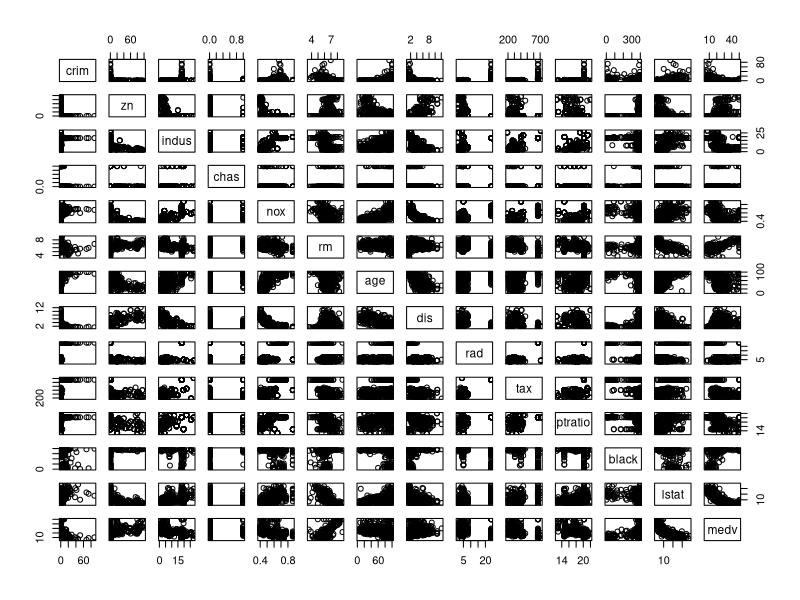
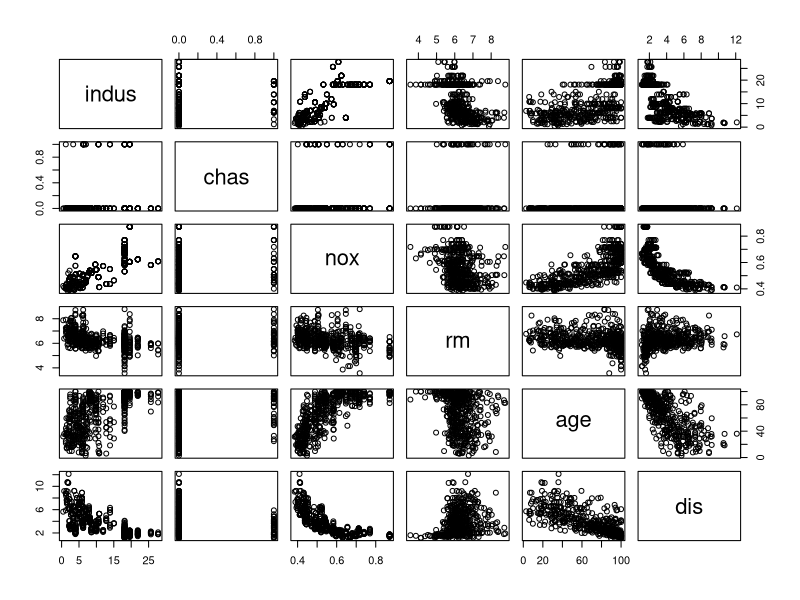
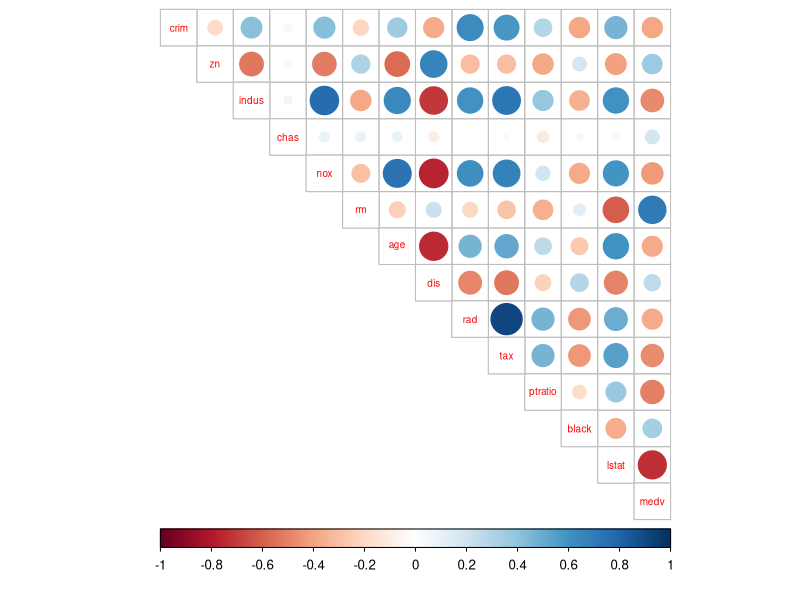
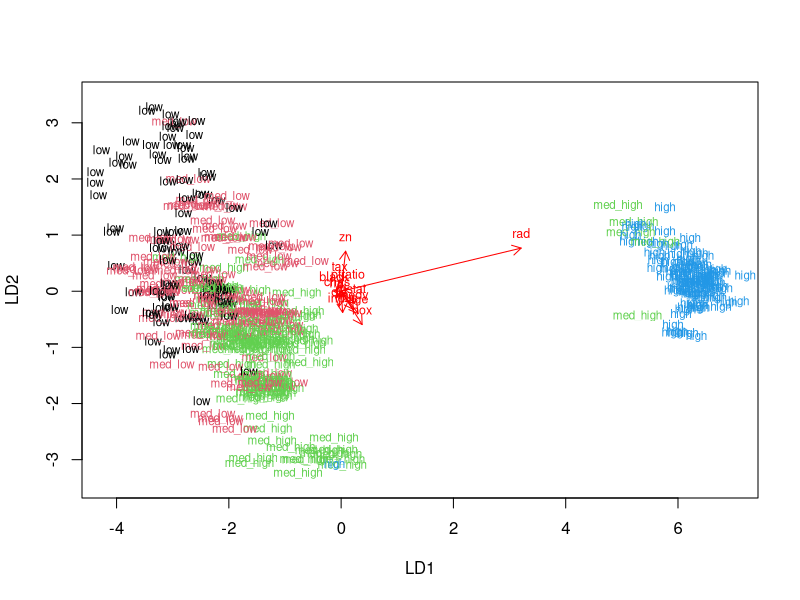
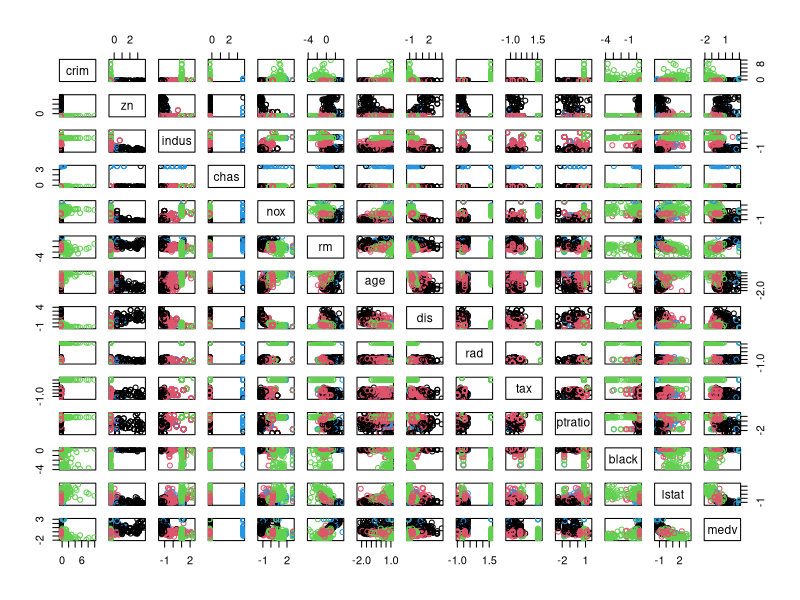
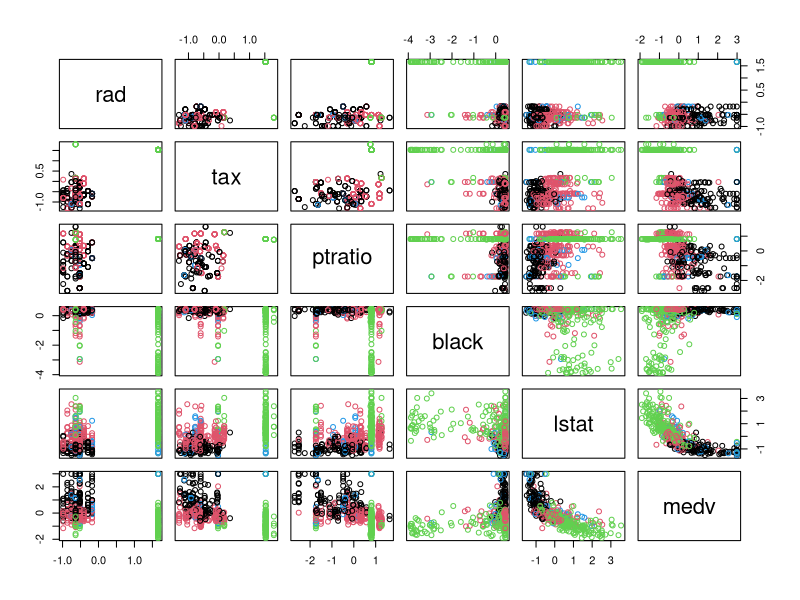
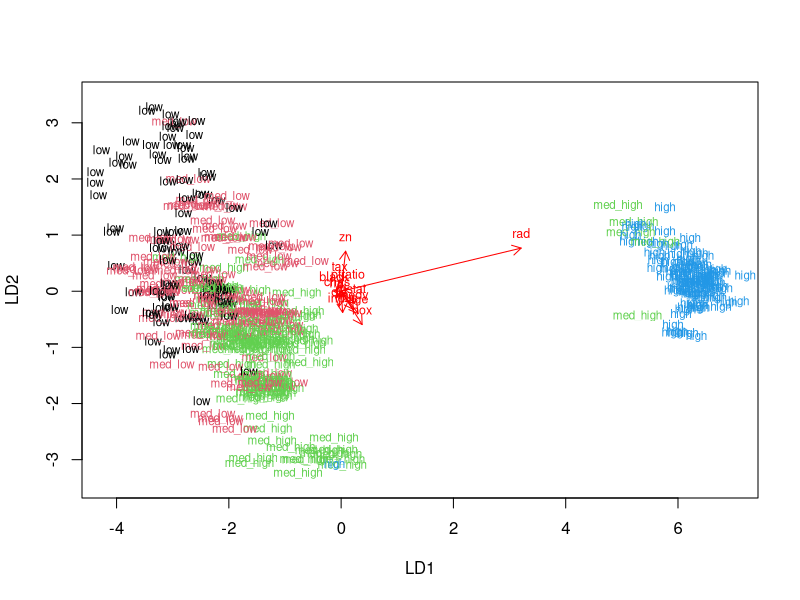
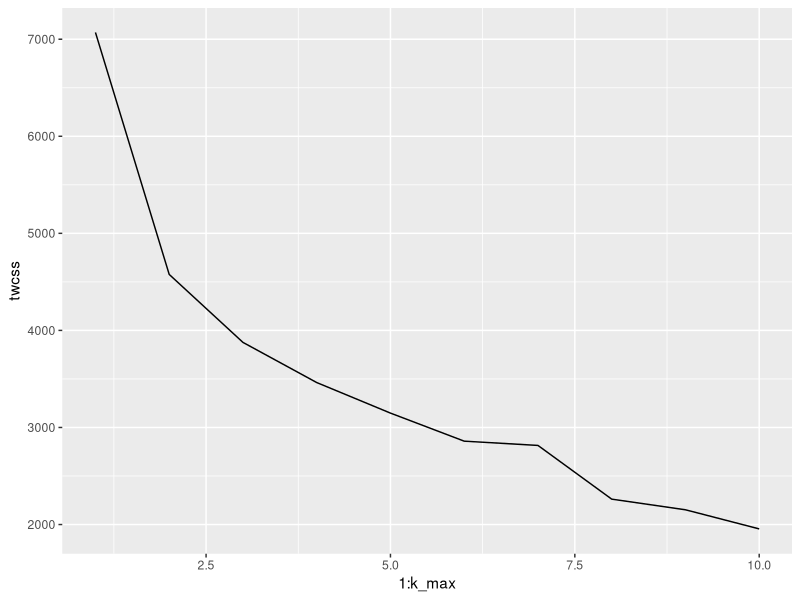

Write the R code that produced these figures, in order.
## ---- chunk 1

# Load the Boston data from the MASS package

library(MASS)
data("Boston")

# Explore the structure and the dimensions
str(Boston)
summary(Boston)

## ---- chunk 2
pairs(Boston)

# taking a subset bc the figure is unreadable
pairs(Boston [3:8])


## ---- chunk 3
library(corrplot)
library(tidyverse)
library(dplyr)

cor_matrix<-cor(Boston) %>% round(digits = 2)
cor_matrix
corrplot(cor_matrix, method="circle", type="upper", cl.pos= "b", tl.pos = "d", tl.cex = 0.6)

## ---- chunk 4
boston_scaled <- scale(Boston)
boston_scaled <- as.data.frame(boston_scaled)
summary(boston_scaled)

## ---- chunk 5

bins <- quantile(boston_scaled$crim)
crime <- cut(boston_scaled$crim, breaks = bins, include.lowest = TRUE, labels = c("low", "med_low", "med_high", "high"))

boston_scaled <- dplyr::select(boston_scaled, -crim)
boston_scaled <- data.frame(boston_scaled, crime)

## ---- chunk 6
n <- nrow(boston_scaled)
ind <- sample(n,  size = n * 0.8)
train <- boston_scaled[ind,]
test <- boston_scaled[-ind,]

# check that % looks ok
dim(train)
dim(test)
## ---- chunk 7
# fit analysis


lda.fit <- lda(crime ~ ., data = train)
lda.fit

#draw model
lda.arrows <- function(x, myscale = 1, arrow_heads = 0.1, color = "red", tex = 0.75, choices = c(1,2)){
  heads <- coef(x)
  arrows(x0 = 0, y0 = 0, 
         x1 = myscale * heads[,choices[1]], 
         y1 = myscale * heads[,choices[2]], col=color, length = arrow_heads)
  text(myscale * heads[,choices], labels = row.names(heads), 
       cex = tex, col=color, pos=3)
}

classes <- as.numeric(train$crime)

plot(lda.fit, dimen = 2, col= classes, pch = classes)
lda.arrows(lda.fit, myscale = 1)


## ---- chunk 8
# save the crime categories from the test set
correct_classes <- test$crime

# remove the categorical crime variable from the test dataset
test <- dplyr::select(test, -crime)

# predict the classes with the LDA model on the test data

lda.pred <- predict(lda.fit, newdata = test)
table(correct = correct_classes, predicted = lda.pred$class)


## ---- chunk 9
library (MASS)
data ("Boston")
boston_scaled1 <- scale(Boston)
boston_scaled1 <- as.data.frame(boston_scaled1)

dist_eu <- dist(boston_scaled1)
dist_man <- dist(boston_scaled1, method = 'manhattan')
summary(dist_eu)
summary(dist_man)

## ---- chunk 10
# Run k-means on the dataset.
km <- kmeans(boston_scaled1, centers=4)

# visualize
pairs(boston_scaled1, col = km$cluster)

# cannot see a thing, zooming into last five variables
pairs(boston_scaled1 [9:14], col = km$cluster)

classes <- as.numeric(train$crime)

plot(lda.fit, dimen = 2, col= classes, pch = classes)
lda.arrows(lda.fit, myscale = 1)
## ---- chunk 11
library(ggplot2)
set.seed(123)
k_max <- 10
twcss <- sapply(1:k_max, function(k){kmeans(boston_scaled1, k)$tot.withinss})
qplot(x = 1:k_max, y = twcss, geom = 'line')
## ---- chunk 12
# Re-running k-means
km1 <- kmeans(boston_scaled1, centers=2)

# visualize
pairs(boston_scaled1, col = km$cluster)

# still cannot see a thing, zooming into five variables
pairs(boston_scaled1 [5:9], col = km$cluster)
